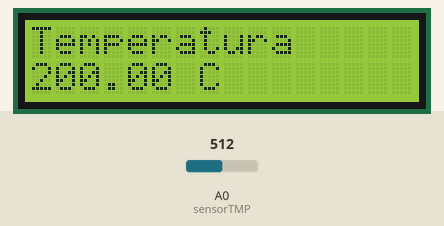
This sketch was run on a simulated Arduino Uno, built with avr-gcc and run on an emulated ATmega328P. Shown: 16×2 character LCD. Inputs (shaded band) come from the test bench; at power-on: A0 (sensorTMP) = 512.

Above: at 1.2 s.
1.3 s: A0 (sensorTMP) set to 317
At 2.1 s:
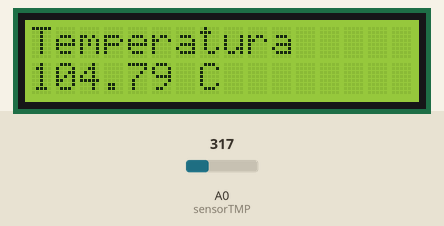
2.8 s: A0 (sensorTMP) set to 291
At 3.7 s:
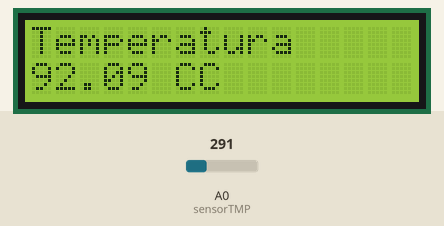
4.3 s: A0 (sensorTMP) set to 131
At 4.7 s:
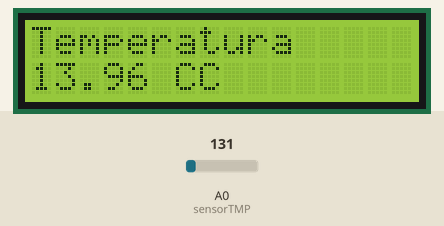
5.8 s: A0 (sensorTMP) set to 110
At 6.9 s:
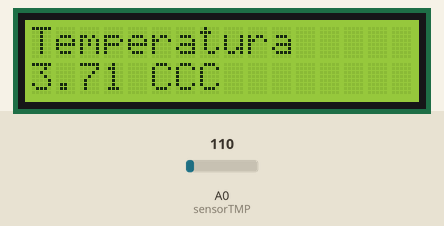
Timing chart, 0 to 8.3 s (numbered marks = the images above; inputs shaded):
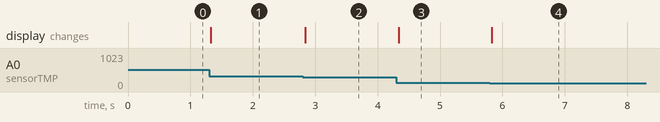

The sketch:

temperatura_de_ambiente1.ino
```cpp
// BILBIOTECA LCD COMMODULO I2C
#include <LiquidCrystal_I2C.h>

// INICIALIZANDO LCD
LiquidCrystal_I2C telalcd(0x20, 16, 2);

// VARIAVEL DO SENSOR DE TEMPERATURA
int sensorTMP = A0;
// capturar temperatura
int valorLido;

void setup()
{
  // definir o sensor como entrada
  pinMode(sensorTMP, INPUT);
  // ligar a tela lcd
  telalcd.init();
  // limpar os dados os que aparecem
  telalcd.clear();
  // aumentar a luminosidade do lcd
   telalcd.backlight();

}

void loop()
{
  // capturar o valor da temperatura
  valorLido = analogRead(sensorTMP);
  // converter valor de tensão
  float tensao = (valorLido * 5.0) / 1024.0;
  // calcular a temperatura
  float temperatura = (tensao - 0.5) * 100;

  // imprimir título "Temperatura" no LCD
  telalcd.setCursor(0, 0);
  telalcd.print("Temperatura"); // Adicionei o título

  // imprimir valor da temperatura no LCD
  telalcd.setCursor(0, 1);
   telalcd.print(temperatura);
  telalcd.print(" C");
}
```

Measured:
- the behaviour switches between 308 and 307 on A0 (sensorTMP) (found by bisection; images 1 and 2)
- the behaviour switches between 123 and 122 on A0 (sensorTMP) (found by bisection; images 3 and 4)
- after the input at 1.3 s, the display: changes at once (image 1)
- after the input at 2.8 s, the display: changes at once (image 2)
- after the input at 4.3 s, the display: changes at once (image 3)
- after the input at 5.8 s, the display: changes at once (image 4)
